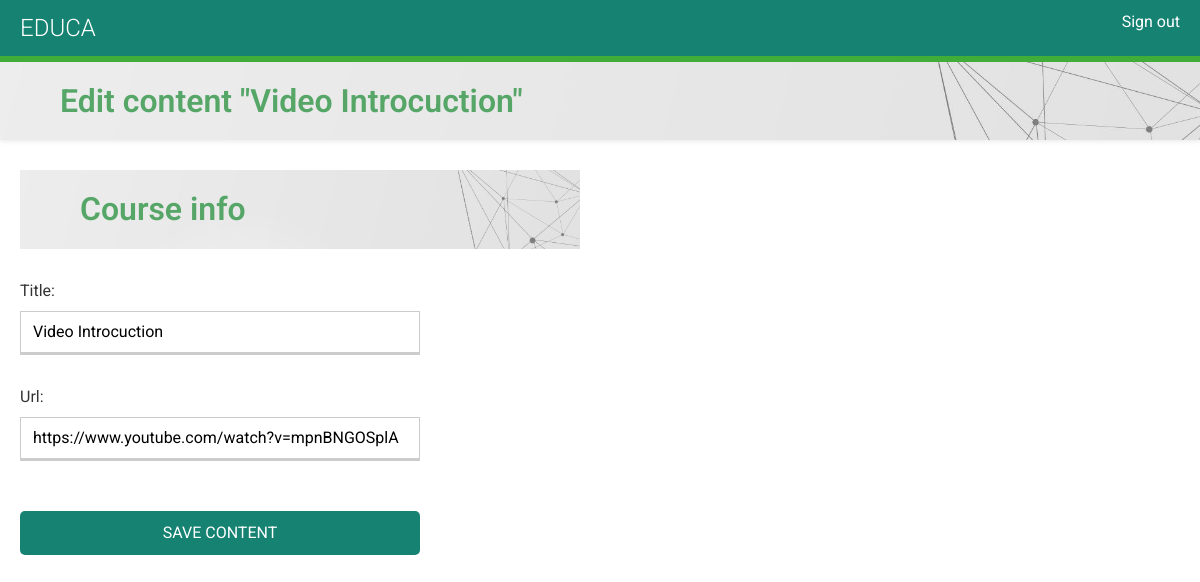
Page /course/module/3/content/video/2/ (signed in) on the committed database.
### courses/models.py (models this page shows, shortened)
class ItemBase(models.Model):
    owner = models.ForeignKey(User,
                              related_name='%(class)s_related',
                              on_delete=models.CASCADE)
    title = models.CharField(max_length=250)
    created = models.DateTimeField(auto_now_add=True)
    updated = models.DateTimeField(auto_now=True)
    class Meta:
        abstract = True

class Video(ItemBase):
    url = models.URLField()

### courses/views.py (the view, shortened to what this page needs)
class ContentCreateUpdateView(TemplateResponseMixin, View):
    module = None
    model = None
    obj = None
    template_name = 'courses/manage/content/form.html'
    def get_model(self, model_name):
        if model_name in ['text', 'video', 'image', 'file']:
            return apps.get_model(app_label='courses',
                                  model_name=model_name)
        return None
    def get_form(self, model, *args, **kwargs):
        Form = modelform_factory(model, exclude=['owner',
                                                 'order',
                                                 'created',
                                                 'updated'])
        return Form(*args, **kwargs)
    def dispatch(self, request, module_id, model_name, id=None):
        self.module = get_object_or_404(Module,
                                       id=module_id,
                                       course__owner=request.user)
        self.model = self.get_model(model_name)
        if id:
            self.obj = get_object_or_404(self.model,
                                         id=id,
                                         owner=request.user)
        return super().dispatch(request, module_id, model_name, id)
    def get(self, request, module_id, model_name, id=None):
        form = self.get_form(self.model, instance=self.obj)
        return self.render_to_response({'form': form,
                                        'object': self.obj})

### courses/templates/courses/manage/content/form.html (shortened to what this page needs)
{% extends "base.html" %}
{% block content %}
  <h2 class="shadow-sm">
    {% if object %}
      Edit content "{{ object.title }}"
    {% else %}
      Add new content
    {% endif %}
  </h2>
  <div class="module">
    <h2>Course info</h2>
    <form action="" method="post" enctype="multipart/form-data">
      {{ form.as_p }}
      <p><input type="submit" value="Save content"></p>
    </form>
  </div>
{% endblock %}

### courses/static/css/base.css (style rules this page uses)
body { margin: 0; font-family: "Roboto", sans-serif; font-weight: 400; color: #333; min-height: fit-content; }
h2, h2, h3, h4, h5, h6 { font-family: "Roboto", sans-serif; font-weight: 300; }
h2 { background-image: url("/static/bg.png") !important; background-size: cover; width: 100%; overflow: auto; padding: 20px 0 20px 60px; margin: 0; margin-bottom: 20px; font-weight: 550; color: #56a668; }
.module { padding: 10px 20px; float: left; width: 600px; }
.module p { margin: 10px 0 20px; width: 100%; float: left; }
form p { overflow: auto; }
label { float: left; clear: both; margin: 0 0 8px 0; }
input, select, textarea { border: 1px solid #ccc; border-bottom: 3px solid #ccc; padding: 8px 12px; font-size: 16px; font-family: "Roboto", sans-serif; float: left; clear: both; width: 400px; }
input[type="submit"], a.button { border-radius: 5px; background: #158272; color: #fff; font-size: 16px; text-transform: uppercase; border: none; padding: 10px 20px; margin: 20px 0; }

### rows in the picture
Video: title "Video Introcuction", url "https://www.youtube.com/watch?v=mpnBNGOSplA"
